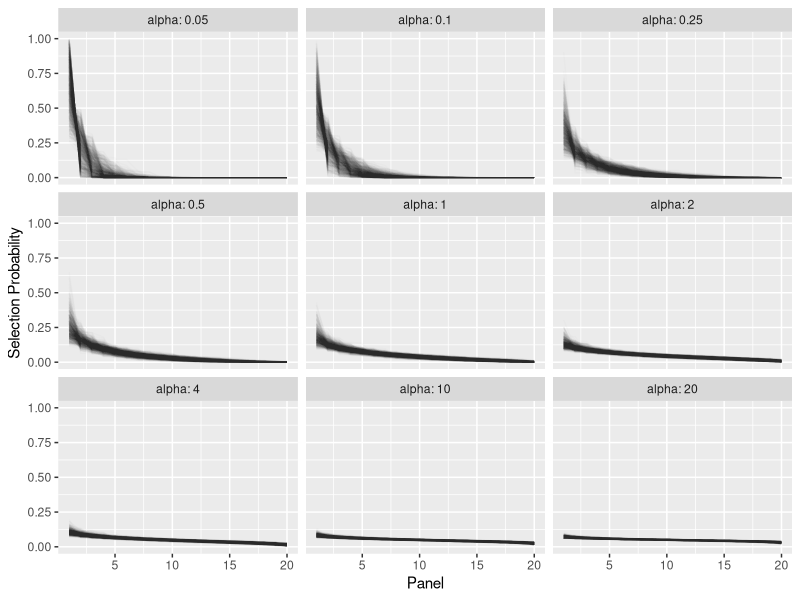

This chart was generated by the following R code: (Note: this script raises an error after producing the figure.)
library(gtools)
library(tidyverse)

N <- 1000
alphas <- c(.05, .1, .25, .5, 1, 2, 4, 10, 20)
tmp <- map_dfr(alphas, function(.x) {
  rdirichlet(N, rep(.x, 20)) %>%
  as.data.frame() %>%
  set_names(paste0("theta", 1:20)) %>%
  mutate(idx = 1:N) %>%
  tidyr::gather(-idx, key = var, value = value) %>%
  arrange(idx, desc(value)) %>%
  group_by(idx) %>%
  mutate(rank = 1:n(),
         alpha = .x)
})

ggplot(data = tmp) +
  geom_line(aes(x = rank, y = value, group = idx), alpha = .01) +
  facet_wrap(~alpha, labeller = label_both) +
  scale_y_continuous("Selection Probability") +
  scale_x_continuous("Panel")



sim_lineup_model <- function(alpha, m = 20, k = 20, N = 50) {
  theta <- rdirichlet(1, rep(alpha, m))
  sels <- rmultinom(N, size = k, prob = theta)
  sels
}


alphas <- c(.001, .01, .05, .25, .5, 1, 2, 4, 20, 100, 1000)
tmp <- tibble(alpha = alphas,
       plot_sels = purrr::map(alpha, sim_lineup_model, N = 100000),
       max_sels = purrr::map(plot_sels, ~apply(., 2, max)),
       max2_sels = purrr::map(plot_sels, ~apply(., 2, function(x) order(x, decreasing = T)[2])),
       interesting_plot_count = purrr::map(plot_sels, ~colSums(.x > 3))) %>%
  unnest(max_sels, max2_sels, interesting_plot_count)

tmp %>%
  tidyr::gather(key = measure, value = value, max_sels:interesting_plot_count) %>%
  mutate(measure = str_replace_all(measure, c("max_sels" = "Selections of most popular panel",
                                              "max2_sels" = "Selections of second most popular panel",
                                              "interesting_plot_count" = "Panels with at least 3 selections"))) %>%
  ggplot() +
  geom_line(aes(x = value, y = ..count.., color = factor(alpha)), stat = "count") +
  geom_point(aes(x = value, y = ..count.., color = factor(alpha)), stat = "count") +
  facet_wrap(~measure, scales = "free") +
  ggtitle("Prior Predictive Distributions") #+
  # scale_x_discrete("Count") + scale_y_discrete("# Simulations")

ggplot(tmp) + geom_histogram(aes(x = interesting_plot_count)) + facet_wrap(~alpha, labeller = label_both) +
  ggtitle("# panels with at least 5 selections out of 20 evaluations")

ggplot(tmp) + geom_histogram(aes(x = max_sels)) + facet_wrap(~alpha, labeller = label_both) +
  ggtitle("# selections of most popular panel")

